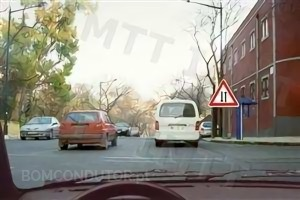
#> input picture image2.jpg, 300 x 200 px
$ python -i vcom_p1.py   (imports and definitions only)
#> lines starting #> are read from the running program, lines starting #| are printed output that depends on the picture
#> further down, picture is the input picture: shape (200, 300, 3); mean B, G, R 132.5, 142.1, 146.8
#!/usr/bin/env python

'''
Signal Recognition

Usage:
   vcom_p1.py
'''

# Python 2/3 compatibility
from __future__ import print_function

import sys
import numpy as np
import math
import argparse
import cv2 as cv

IMAGES_DIR = 'images/'
IMAGES_SIMPLE_DIR = IMAGES_DIR + 'simple/'
IMAGES_COMPLEX_DIR = IMAGES_DIR + 'complex/'
IMAGES_OTHER_DIR = IMAGES_DIR + 'other/'

IMAGE_SCALE_WIDTH = 500
IMAGE_SCALE_HEIGHT = 500


# [42 lines left out: functions load_image, capture_frame, hsvRedSegmentation, hsvBlueSegmentation, not called in this run]


def getEdges(gray):
    return cv.Canny(gray, threshold1=50, threshold2=200)


# [17 lines left out: functions getContours, getCircleCountours, getApproxContour, not called in this run]


def relative_error(num1, num2):
    return abs(num1-num2)/max(num1, num2)


# [47 lines left out: functions isCircle, getShapeName, identifyShape, center_cnt, not called in this run]


def value_eq(img):
    hsv = cv.cvtColor(img, cv.COLOR_BGR2HSV)
#> hsv: shape (200, 300, 3); mean H, S, V 54.1, 47.1, 150.6
    h, s, v = cv.split(hsv)
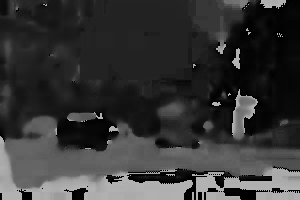
#> h: shape (200, 300); min 0, max 179, mean 54.1
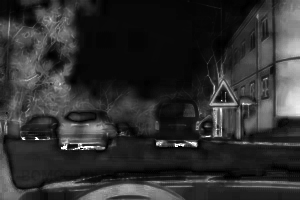
#> s: shape (200, 300); min 0, max 255, mean 47.1
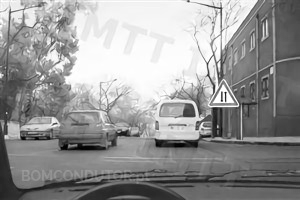
#> v: shape (200, 300); min 0, max 255, mean 150.6
    new_v = cv.equalizeHist(v)
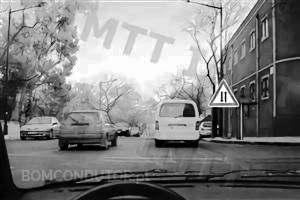
#> new_v: shape (200, 300); min 0, max 255, mean 128.3
    hsv_eq = cv.merge([h, s, new_v])
#> hsv_eq: shape (200, 300, 3); mean H, S, V 54.1, 47.1, 128.3
    bgr_eq = cv.cvtColor(hsv_eq, cv.COLOR_HSV2BGR)
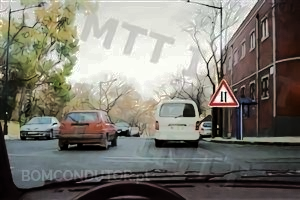
#> bgr_eq: shape (200, 300, 3); mean B, G, R 114.1, 122.4, 124.8
    return bgr_eq


# [222 lines left out: functions saturation_eq, saturation_eq2, increase_sat, stretch_sat, show_sat, test and 4 more, not called in this run]


# [15 lines not run here, left out]

>>> import cv2
>>> picture = cv2.imread('../image2.jpg')
>>> result = value_eq(picture)

$ run again, on image4.png
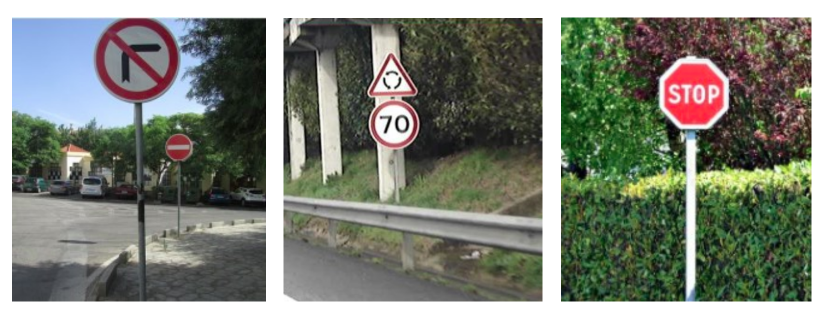
#> input picture image4.png, 1632 x 629 px (shown at 1/2 size)
#> picture is the input picture: shape (629, 1632, 3); mean B, G, R 115, 125.9, 121.3
#> hsv: shape (629, 1632, 3); mean H, S, V 48.8, 57.4, 133.2
#> in value_eq, `h, s, v = cv.split(hsv)`:
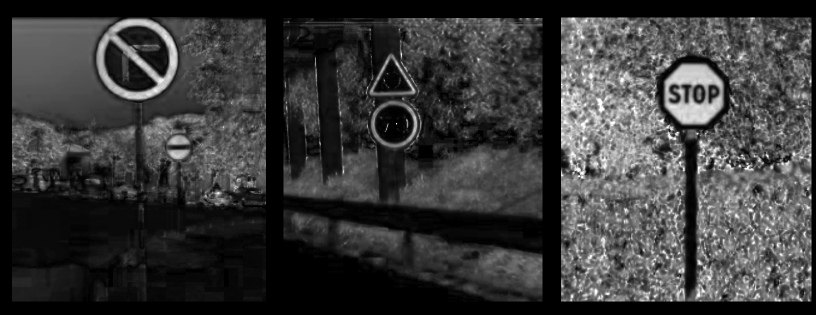
#> s: shape (629, 1632) (shown at 1/2 size); min 0, max 255, mean 57.4
#> hsv_eq: shape (629, 1632, 3); mean H, S, V 48.8, 57.4, 131.4
#> in value_eq, `bgr_eq = cv.cvtColor(hsv_eq, cv.COLOR_HSV2BGR)`:
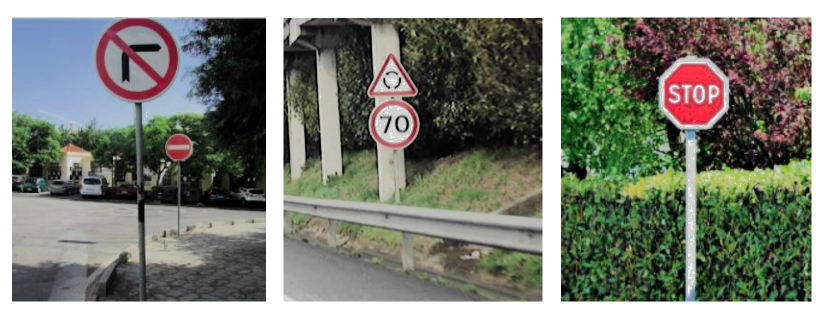
#> bgr_eq: shape (629, 1632, 3) (shown at 1/2 size); mean B, G, R 112.9, 124.2, 119.9
